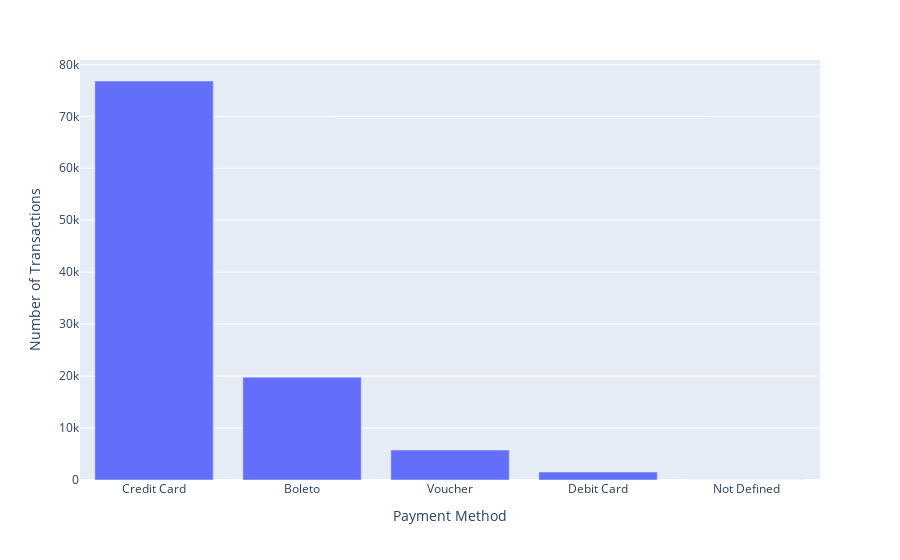

Notebook cell for this chart:
### Code cell
bar_chart_payment_method = px.bar(df_payment_method,x = 'payment_type', y='Number_of_Payments')
bar_chart_payment_method.update_layout(
    xaxis_title='Payment Method',
    yaxis_title='Number of Transactions')
bar_chart_payment_method.show()

### Figure 1 — Plotly figure (JSON) as saved in the notebook; plotly's stock layout.template omitted (floating-point values rounded to 4 significant figures)
{"data": [{"alignmentgroup": "True", "hovertemplate": "payment_type=%{x}<br>Number_of_Payments=%{y}<extra></extra>", "legendgroup": "", "marker": {"color": "#636efa", "pattern": {"shape": ""}}, "name": "", "offsetgroup": "", "orientation": "v", "showlegend": false, "textposition": "auto", "type": "bar", "x": ["Credit Card", "Boleto", "Voucher", "Debit Card", "Not Defined"], "xaxis": "x", "y": [76795, 19784, 5775, 1529, 3], "yaxis": "y"}], "layout": {"barmode": "relative", "legend": {"tracegroupgap": 0}, "margin": {"t": 60}, "xaxis": {"anchor": "y", "domain": [0, 1], "title": {"text": "Payment Method"}}, "yaxis": {"anchor": "x", "domain": [0, 1], "title": {"text": "Number of Transactions"}}}}
